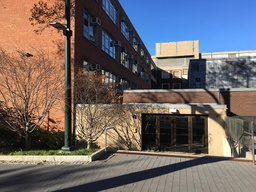
#> input picture CIS581-Project3A/src/Mosaicing/16L.jpg, 256 x 192 px, shrunk from 1024 x 768 before the run
$ python mymosaic.py   (older library calls are emulated)
#> lines starting #> are read from the running program, lines starting #| are printed output that depends on the picture; after the words box and inside, x2 and y2 are one past the last pixel; in counts of white or black regions, pixels touching at a corner belong together
### CIS581-Project3A/src/Mosaicing/corner_detector.py
'''
  File name: corner_detector.py
  Author:
  Date created:
'''

'''
  File clarification:
    Detects corner features in an image. You can probably find free “harris” corner detector on-line,
    and you are allowed to use them.
    - Input img: H × W matrix representing the gray scale input image.
    - Output cimg: H × W matrix representing the corner metric matrix.
'''
import cv2
import numpy as np

def corner_detector(gray):
  dst = cv2.cornerHarris(gray,2,3,0.04)

  #result is dilated for marking the corners, not important
  dst = cv2.dilate(dst,None)

  # Threshold for an optimal value, it may vary depending on the image.
  # img[dst>0.01*dst.max()]=[0,0,255]

  # cv2.imshow('dst',img)
  # if cv2.waitKey(0) & 0xff == 27:
  #   cv2.destroyAllWindows()
  return dst

### CIS581-Project3A/src/Mosaicing/anms.py
'''
  File name: anms.py
  Author:
  Date created:
'''

'''
  File clarification:
    Implement Adaptive Non-Maximal Suppression. The goal is to create an uniformly distributed
    points given the number of feature desired:
    - Input cimg: H × W matrix representing the corner metric matrix.
    - Input max_pts: the number of corners desired.
    - Outpuy x: N × 1 vector representing the column coordinates of corners.
    - Output y: N × 1 vector representing the row coordinates of corners.
    - Output rmax: suppression radius used to get max pts corners.
'''

import numpy as np
import cv2

def getkey(item):
  return item[2]

DEBUG = True

PRINT_LOGICAL_PATCH = False

def anms(cimg, max_pts, img):
  greater_threshold_factor = 0.9

  good_corners_map = cimg > (0.01 * cimg.max())
  good_corners = cimg[good_corners_map]

  # [8 lines of commented-out code are left out]
  nc_img = cimg.shape[1]
  nr_img = cimg.shape[0]
  Y_img, X_img = np.meshgrid(np.arange(nc_img), np.arange(nr_img))
  X_img = np.multiply(X_img + 1, good_corners_map) - 1
  Y_img = np.multiply(Y_img + 1, good_corners_map) - 1
  corner_indices_x = X_img[good_corners_map]
  corner_indices_y = Y_img[good_corners_map]

  # patch indices relative to image pixels
  patch_size_x = 40
  patch_size_y = 40
  X_patch, Y_patch = np.meshgrid(np.arange(-patch_size_x / 2, patch_size_x / 2 + 1, 1), np.arange(-patch_size_y / 2, patch_size_y/ 2 + 1, 1))

  x = np.tile(X_patch, (good_corners.shape[0], 1))
  y = np.tile(Y_patch, (good_corners.shape[0], 1))

  for i in range(0, good_corners.shape[0]):
    x[(i * (patch_size_x + 1)):((i + 1) * (patch_size_x + 1)), :] += corner_indices_x[i]
    y[(i * (patch_size_y + 1)):((i + 1) * (patch_size_y + 1)), :] += corner_indices_y[i]

  x = np.clip(x, 0, nr_img - 1).astype(np.int32)
  y = np.clip(y, 0, nc_img - 1).astype(np.int32)

  # [14 lines of commented-out code are left out]
  distance = np.sqrt((X_patch * X_patch) + (Y_patch * Y_patch))
  distance_tiled = np.tile(distance, (good_corners.shape[0], 1))

  # corner magnitudes in local patch
  mag_patch = cimg[x, y]

  logical_patch = np.zeros(mag_patch.shape)

  # corner magnitudes relative to the pixel magnitude in consideration
  for i in range(0, good_corners.shape[0]):
    mag_patch[(i * (patch_size_x + 1)):((i + 1) * (patch_size_x + 1)), :] /= np.full((patch_size_x + 1, patch_size_y + 1), good_corners[i])

    logical_patch[(i * (patch_size_x + 1)):((i + 1) * (patch_size_x + 1)), :] = np.greater(mag_patch[(i * (patch_size_x + 1)):((i + 1) * (patch_size_x + 1)), :], 10.0 / 9.0)


  if PRINT_LOGICAL_PATCH:
    for i in range(0, good_corners.shape[0]):
      bool_patch = logical_patch[(i * (patch_size_x + 1)):((i + 1) * (patch_size_x + 1)), :]
      x_patch = x[(i * (patch_size_x + 1)):((i + 1) * (patch_size_x + 1)), :]
      y_patch = y[(i * (patch_size_x + 1)):((i + 1) * (patch_size_x + 1)), :]
      x_test = x_patch[bool_patch.astype(np.bool)].astype(np.int32)
      y_test = y_patch[bool_patch.astype(np.bool)].astype(np.int32)

      img[y_test, x_test] = [0,0, (50 * i) % 256]

    print(x_test)
    print(y_test)

    cv2.imshow('dst', img)
    while(1):
      key = cv2.waitKey(33)
      if key == 27:
        cv2.destroyAllWindows()
        break

  # only keep relative magnitudes that are larger (greater than zero)
  #logical_pos = np.greater(mag_patch, 0.0)
  # only keep relative magnitudes that are less than or equal 0.9 greater than this value
  #logical_less = np.less(mag_patch, 0.9)
  # cull mag_patch values outside of desirable range
  #logical_range = np.logical_and(logical_pos, logical_less)
  #mag_patch = mag_patch * logical_range

  # find the minimum distance of a local pixel with a greater corner mag
  logical_distance = distance_tiled * logical_patch

  logical_distance[logical_distance == 0] += (patch_size_x + 1) * (patch_size_x + 1) + 1

  x_result = []
  y_result = []
  r_result = []

  for i in range(0, good_corners.shape[0]):
    bool_part = logical_distance[(i * (patch_size_x + 1)):((i + 1) * (patch_size_x + 1)), :]
    # distance_part = distance_tiled[(i * (patch_size_x + 1)):((i + 1) * (patch_size_x + 1)), :]

    #print('Boolean Patch Arg Min: ', bool_part.argmin())
    #print('Current Patch: ', corner_indices_x[i], corner_indices_y[i])


    min_distance_coord = np.unravel_index(bool_part.argmin(), bool_part.shape)
    min_coord_x = min_distance_coord[0] + (i * (patch_size_x + 1))
    min_coord_y = min_distance_coord[1]

    if (bool_part[min_distance_coord] == (patch_size_x + 1) * (patch_size_x + 1) + 1):
        continue

    #print('Value in Boolean Patch: ', bool_part[min_distance_coord])
    min_distance = distance_tiled[min_coord_x, min_coord_y]
    # print(logical_distance)

    if(min_distance > 0.0):
      # get pixel coordinates of min value
      x_chosen = x[min_coord_x, min_coord_y]
      y_chosen = y[min_coord_x, min_coord_y]

      #print('Query Point: ', x_chosen, y_chosen)

      if(x_chosen not in x_result and y_chosen not in y_result):
        # print('Inserted Point: ', x_chosen, y_chosen)
        x_result.append(x_chosen)
        y_result.append(y_chosen)
        r_result.append(min_distance)


  indices = np.array(r_result).argsort()

  x_sorted = np.array(x_result)
  y_sorted = np.array(y_result)
  r_sorted = np.array(r_result)

  x_sorted = x_sorted[indices]
  y_sorted = y_sorted[indices]
  r_sorted = r_sorted[indices]


  return x_sorted[-max_pts:], y_sorted[-max_pts:], r_sorted[-max_pts:]

### CIS581-Project3A/src/Mosaicing/feat_desc.py
'''
  File name: feat_desc.py
  Author:
  Date created:
'''

'''
  File clarification:
    Extracting Feature Descriptor for each feature point. You should use the subsampled image around each point feature,
    just extract axis-aligned 8x8 patches. Note that it’s extremely important to sample these patches from the larger 40x40
    window to have a nice big blurred descriptor.
    - Input img: H × W matrix representing the gray scale input image.
    - Input x: N × 1 vector representing the column coordinates of corners.
    - Input y: N × 1 vector representing the row coordinates of corners.
    - Outpuy descs: 64 × N matrix, with column i being the 64 dimensional descriptor (8 × 8 grid linearized) computed at location (xi , yi) in img.
'''

import numpy as np
import cv2


def normalize_list(listObj):
  norm = np.linalg.norm(listObj)

  if (norm == 0):
    print('Divide by zero: ', listObj)

  normalized_list = listObj / norm
  return normalized_list

def feat_desc(img, x, y):

  spacing = 5
  samples = 8

  half = int(samples / 2)

  x_offset, y_offset = np.meshgrid(np.arange(-spacing * half, spacing *
                                             half, spacing),
                                   np.arange(-spacing * half, spacing *
                                             half, spacing))

  x_offset[:,half:] += spacing
  y_offset[half:, :] += spacing

  # print(x_offset, y_offset)

  descs = np.zeros((x.shape[0], samples * samples))

  x_offset = x_offset.flatten()
  y_offset = y_offset.flatten()

  sample_offset_x = np.tile(x_offset, (x.shape[0], 1))
  sample_offset_y = np.tile(y_offset, (y.shape[0], 1))

  sample_offset_x = sample_offset_x + np.tile(np.array([x]).transpose(), (1, x_offset.shape[0]))
  sample_offset_y = sample_offset_y + np.tile(np.array([y]).transpose(), (1, y_offset.shape[0]))

  nc_img = img.shape[1]
  nr_img = img.shape[0]
  sample_offset_x = np.clip(sample_offset_x, 0, nr_img - 1).astype(np.int32)
  sample_offset_y = np.clip(sample_offset_y, 0, nc_img - 1).astype(np.int32)

  descs = img[sample_offset_x, sample_offset_y].astype(np.float64)

  for i in range(0, descs.shape[0]):
    descs[i] = descs[i] - np.mean(descs[i])
    descs[i] = normalize_list(descs[i])

  # print('Feature Descs', descs)

  return descs

### CIS581-Project3A/src/Mosaicing/feat_match.py
'''
  File name: feat_match.py
  Author:
  Date created:
'''

'''
  File clarification:
    Matching feature descriptors between two images. You can use k-d tree to find the k nearest neighbour.
    Remember to filter the correspondences using the ratio of the best and second-best match SSD. You can set the threshold to 0.6.
    - Input descs1: 64 × N1 matrix representing the corner descriptors of first image.
    - Input descs2: 64 × N2 matrix representing the corner descriptors of second image.
    - Outpuy match: N1 × 1 vector where match i points to the index of the descriptor in descs2 that matches with the
                    feature i in descriptor descs1. If no match is found, you should put match i = −1.
'''

import numpy as np
import cv2

def feat_match(descs1, descs2):

  a2 = np.zeros((descs1.shape[0] * descs1.shape[0], descs1.shape[1]))
  b2 = np.zeros((descs1.shape[0] * descs1.shape[0], descs1.shape[1]))
  d = np.zeros((descs1.shape[0] * descs1.shape[0]))

  result = np.zeros((descs1.shape[0]))
  result.fill(-1)

  for i in range(0, descs1.shape[0]):
    a2[(i * descs1.shape[0]):((i + 1) * descs1.shape[0]), :] = np.tile(descs1[i], (descs1.shape[0], 1))
    b2[(i * descs1.shape[0]):((i + 1) * descs1.shape[0]), :] = np.copy(descs2)

  d = np.subtract(a2, b2)
  d = np.multiply(d, d)
  d = np.sum(d, axis=1)
  d = np.sqrt(d)

  index_grid = np.meshgrid(np.arange(descs1.shape[0]))[0]

  for i in range(0, descs1.shape[0]):
    d_part = d[(i * descs1.shape[0]):((i + 1) * descs1.shape[0])]
    indices = d_part.argsort()

    sorted_d = d_part[indices]

    ratio = sorted_d[0] / sorted_d[1]

    if ratio < 0.75:
      result[i] = indices[0]

  return result

### CIS581-Project3A/src/Mosaicing/mymosaic.py
'''
  File name: mymosaic.py
  Author:
  Date created:
'''

'''
  File clarification:
    Produce a mosaic by overlaying the pairwise aligned images to create the final mosaic image. If you want to implement
    imwarp (or similar function) by yourself, you should apply bilinear interpolation when you copy pixel values.
    As a bonus, you can implement smooth image blending of the final mosaic.
    - Input imgLeft: M elements numpy array or list, each element is a input image.
    - Outpuy img_mosaic: H × W × 3 matrix representing the final mosaic image.
'''

import numpy as np
import cv2
import matplotlib.pyplot as plt
from scipy.ndimage import geometric_transform
from scipy import ndimage

from corner_detector import corner_detector
from anms import anms
from feat_desc import feat_desc
from feat_match import feat_match
from ransac_est_homography import ransac_est_homography
from interp2 import interp2

globalH = None

DEBUG_IMG = True

# [9 lines left out: function shift_func, not called in this run]

def mymosaic(imgLeftPath, imgMiddlePath, imgRightPath):
#> called with imgLeftPath = '16L.jpg', imgMiddlePath = '16M.jpg', imgRightPath = '16R.jpg'
  global globalH

  imgLeft = cv2.imread(imgLeftPath)
#> imgLeft is the input picture: shape (192, 256, 3); mean B, G, R 102.5, 102.9, 111.3
  imgMiddle = cv2.imread(imgMiddlePath)
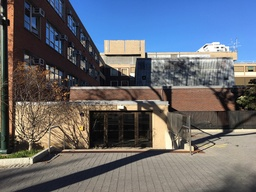
#> input picture CIS581-Project3A/src/Mosaicing/16M.jpg, 256 x 192 px, shrunk from 1024 x 768 before the run
#> imgMiddle is the input picture: shape (192, 256, 3); mean B, G, R 112.2, 104.9, 102.2
  imgRight = cv2.imread(imgRightPath)
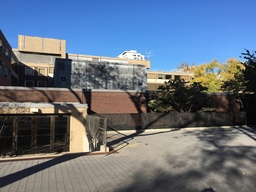
#> input picture CIS581-Project3A/src/Mosaicing/16R.jpg, 256 x 192 px, shrunk from 1024 x 768 before the run
#> imgRight is the input picture: shape (192, 256, 3); mean B, G, R 128.9, 113.2, 101.4

  leftColor = np.array(cv2.cvtColor(imgLeft, cv2.COLOR_BGR2RGB))
  middleColor = np.array(cv2.cvtColor(imgMiddle, cv2.COLOR_BGR2RGB))
  rightColor = np.array(cv2.cvtColor(imgRight, cv2.COLOR_BGR2RGB))

  featurePoints = 200

  print('Left Image')

  # Left Image
  leftGray = np.array(cv2.cvtColor(imgLeft,cv2.COLOR_BGR2GRAY))
  leftGray = np.pad(leftGray, ((0,0),(0,0)), 'constant', constant_values=(0, 0))

  leftCorners = corner_detector(leftGray)
  leftX, leftY, rmax = anms(leftCorners, featurePoints, leftGray)
#> in anms, `good_corners_map = cimg > (0.01 * cimg.max())`:
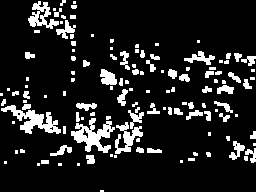
#> good_corners_map: shape (192, 256) bool; 12.9% white; 127 white regions (65 under 20 px), largest, box (x1, y1, x2, y2) and area: (71, 118, 115, 153) 712, (1, 105, 61, 134) 679, (28, 1, 59, 29) 392
#> in anms, `good_corners = cimg[good_corners_map]`: good_corners = 6334 values, max 0.0306 at index 2056, min 0.000306 at index 106, mean 0.00171
#> in anms, `Y_img = np.multiply(Y_img + 1, good_corners_map) - 1`:
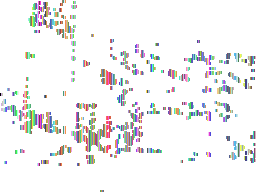
#> Y_img: shape (192, 256) int64; 256 distinct labels, from -1 to 255; one colour per label, 0 black, -1 white
#> in anms, `corner_indices_x = X_img[good_corners_map]`: corner_indices_x = 6334 values from 0 to 191
#> in anms, `corner_indices_y = Y_img[good_corners_map]`: corner_indices_y = 6334 values, max 255 at index 1097, min 0 at index 2622, mean 120.5
#> the loop in anms, `for i in range(0, good_corners.shape[0]):` made 6334 passes
#> (min_distance_coord, min_coord_x, min_coord_y, min_distance, x_chosen, y_chosen) on passes 2 to 9: ((19, 23), 60, 23, 3.16, 3, 62), ((18, 23), 100, 23, 3.61, 3, 62), ((19, 20), 142, 20, 1, 0, 64), ((19, 23), 183, 23, 3.16, 4, 37), ((18, 23), 223, 23, 3.61, 4, 37), ((17, 23), 263, 23, 4.24, 4, 37), ((20, 22), 307, 22, 2, 3, 62), ((19, 22), 347, 22, 2.24, 3, 62)
#> after the loop in anms, `for i in range(0, good_corners.shape[0]):`: r_result = 148 values, max 26.91 at index 5, min 1 at index 1, mean 4.45; x_result = 148 values, max 162 at index 147, min 0 at index 1, mean 84.5; y_result = 148 values, max 254 at index 137, min 3 at index 89, mean 110.7
#> in anms, `indices = np.array(r_result).argsort()`: indices = 148 values, max 147 at index 16, min 0 at index 75, mean 73.5
#> in anms, `x_sorted = np.array(x_result)`: x_sorted has the same summary as x_result
#> in anms, `y_sorted = np.array(y_result)`: y_sorted has the same summary as y_result
#> in anms, `r_sorted = np.array(r_result)`: r_sorted has the same summary as r_result
#> in anms, `x_sorted = x_sorted[indices]`: x_sorted = 148 values, max 162 at index 16, min 0 at index 39, mean 84.5
#> in anms, `y_sorted = y_sorted[indices]`: y_sorted = 148 values, max 254 at index 92, min 3 at index 125, mean 110.7
#> in anms, `r_sorted = r_sorted[indices]`: r_sorted = 148 values from 1 to 26.91
#> leftX has the same summary as x_sorted in anms; leftY has the same summary as y_sorted in anms; rmax = 148 values from 1 to 26.91
  leftDescs = feat_desc(leftGray, leftX, leftY)
#> in feat_desc, `sample_offset_y = np.clip(sample_offset_y, 0, nc_img - 1).astype(np.in..`:
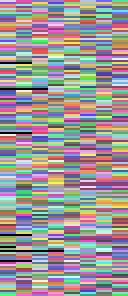
#> sample_offset_y: shape (148, 64) int32 (shown 2 times larger); 249 distinct labels, from 0 to 255; one colour per label, 0 black
#> the loop in feat_desc, `for i in range(0, descs.shape[0]):` made 148 passes
#> norm in normalize_list on passes 1 to 8: 225.4, 427.8, 447.6, 454.5, 499.2, 581.8, 442.9, 546.4

  print('Left Feature Candidates: ', leftX.shape[0])
#| Left Feature Candidates:  148
  print('Left Descriptors: ', leftDescs.shape[0])
#| Left Descriptors:  148

  print('Middle Image')

  # Middle Image
  middleGray = np.array(cv2.cvtColor(imgMiddle,cv2.COLOR_BGR2GRAY))
  middleGray = np.pad(middleGray, ((0,0),(0,0)), 'constant', constant_values=(0, 0))

  middleCorners = corner_detector(middleGray)
  middleX, middleY, rmax = anms(middleCorners, featurePoints, middleGray)
#> call 2 of anms, with max_pts = 200
#> in anms (call 2), `good_corners = cimg[good_corners_map]`: good_corners = 5182 values, max 0.0422 at index 1626, min 0.000423 at index 3355, mean 0.0022
#> in anms (call 2), `Y_img = np.multiply(Y_img + 1, good_corners_map) - 1`:
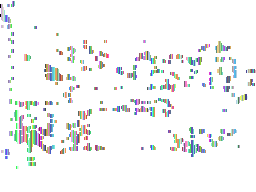
#> Y_img: shape (192, 256) int64; 254 distinct labels, from -1 to 255; one colour per label, 0 black, -1 white
#> in anms (call 2), `corner_indices_x = X_img[good_corners_map]`: corner_indices_x = 5182 values from 1 to 168
#> in anms (call 2), `corner_indices_y = Y_img[good_corners_map]`: corner_indices_y = 5182 values, max 255 at index 1369, min 0 at index 9, mean 111
#> the loop in anms (call 2), `for i in range(0, good_corners.shape[0]):` made 5182 passes
#> (min_distance_coord, min_coord_x, min_coord_y, min_distance, x_chosen, y_chosen) on passes 2 to 9: ((20, 22), 61, 22, 2, 3, 13), ((20, 22), 102, 22, 2, 3, 14), ((20, 21), 143, 21, 1, 3, 12), ((20, 21), 184, 21, 1, 3, 13), ((20, 21), 225, 21, 1, 3, 14), ((17, 21), 263, 21, 3.16, 4, 9), ((16, 21), 303, 21, 4.12, 4, 9), ((15, 21), 343, 21, 5.1, 4, 9)
  middleDescs = feat_desc(middleGray, middleX, middleY)
#> in feat_desc (call 2), `sample_offset_y = sample_offset_y + np.tile(np.array([y]).transpose(),..`:
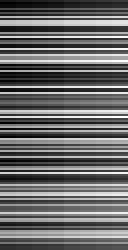
#> sample_offset_y: shape (125, 64) int64 (shown 2 times larger); min -20, max 270, mean 100.3; drawn with min black and max white
#> (the rest of the program and of its run is left out)
